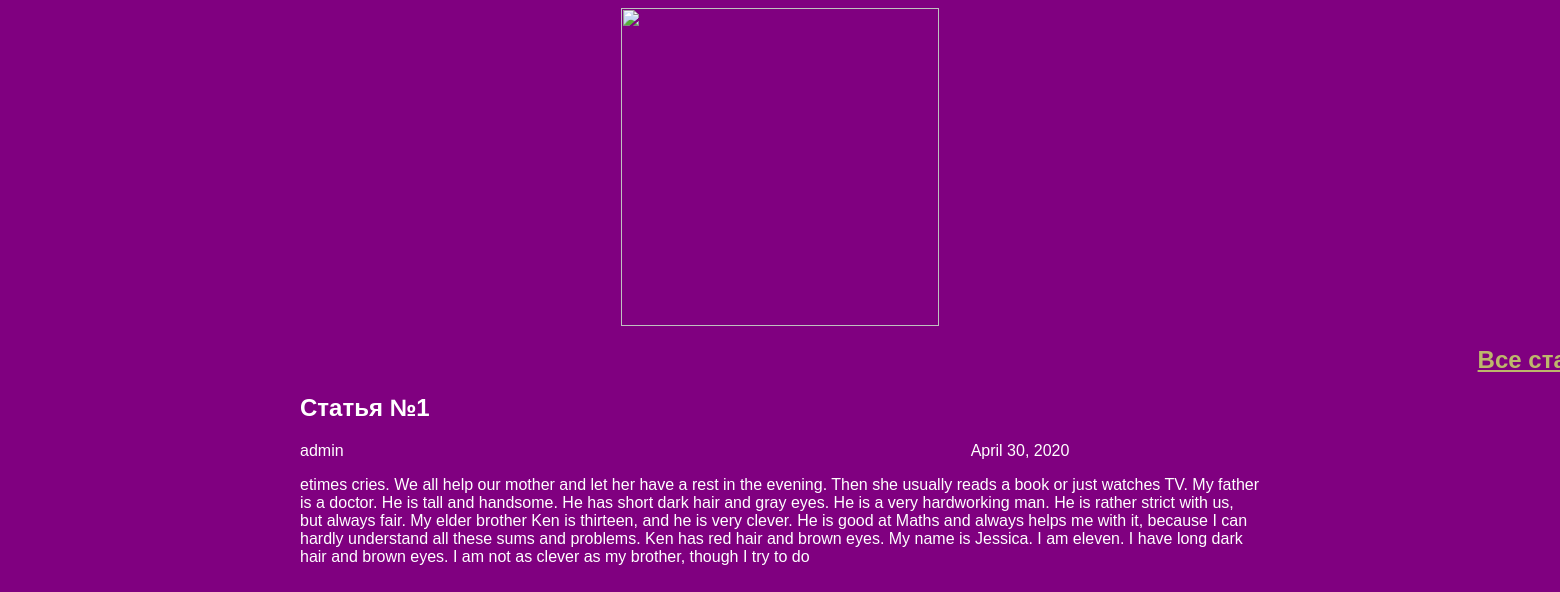
Screenshot of /article/2/ with the database file from the repository.
### articles/models.py (models this page shows, shortened)
class Article(models.Model):
    title = models.CharField(max_length=200)
    author = models.ForeignKey(User, on_delete=models.CASCADE)
    text = models.TextField()
    created_date = models.DateField(auto_now_add=True)

### articles/views.py (the view)
# urls.py: path('article/<article_id>/', views.get_article, name='get_article'),
def get_article(request, article_id):
    try:
        post = Article.objects.get(id=article_id)
        return render(request, 'article.html', {"post": post})
    except Article.DoesNotExist:
        raise Http404

### articles/templates/article.html (shortened to what this page needs)
<body>
    <div class="header">
        {% load static %}
        <img src="{% static 'img/dpb-logo.png' %}">
        <h2 class="exit"><a href="/articles/">Все статьи</a></h2>
    </div>
    <div class="article">
        <div class="one-post">
            <h2 class="post-title">{{ post.title }}</h2>
            <div class="article-info">
                <div class="article-author">{{ post.author.username }}</div>
                <div class="article-created-date">{{ post.created_date }}</div>
            </div>
        </div>
        <p class="article-text">{{ post.text }}</p>
    </div>
</body>

### articles/templates/article.html (style rules this page uses)
body { background: purple; font-family: Tahoma, Arial, sans-serif; color: #ffffff; }
.header img { display: block; width: 318px; margin-left: auto; margin-right: auto; }
.article-author { width: 50%; float: left; }
.article-created-date { text-align: center; }
.article { width: 960px; margin-left: auto; margin-right: auto; }
.exit { width: 1600px; text-align: right; color: red; }
a { color:#BDB76B ; }

### rows the page displays
Article: title "Статья №1", author.username "admin", created_date "April 30, 2020", text "etimes cries. We all help our mother and let her have a rest in the evening. Then she usually reads a book or just watches TV. My father is a doctor. He is tall and handsome. He has short dark hair and gray eyes. He is a very hardworking man. He is rather strict with us, but always fair. My elder brother Ken is thirteen, and he is very clever. He is good at Maths and always helps me with it, because I can hardly understand all these sums and problems. Ken has red hair and brown eyes. My name is Jessica. I am eleven. I have long dark hair and brown eyes. I am not as clever as my brother, though I try to do"
